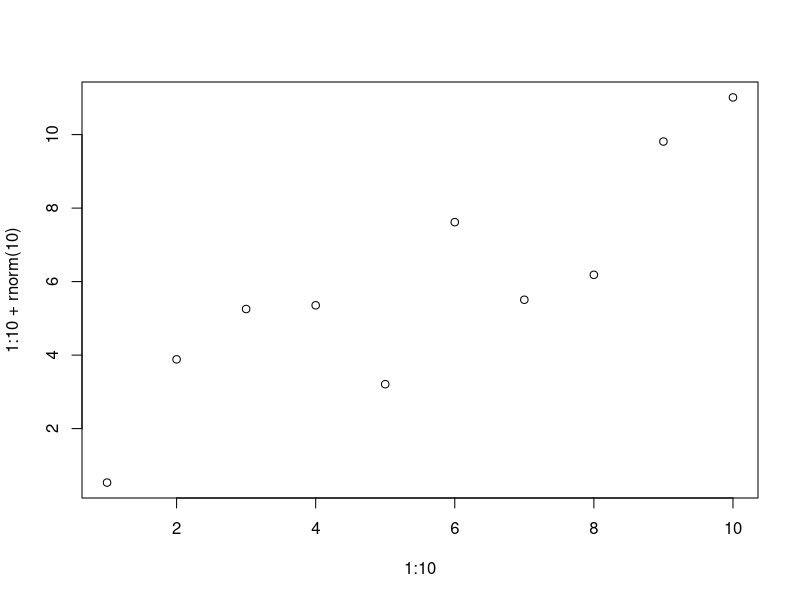

Write R code to recreate this figure.
## ---- chunk 1
options(htmltools.dir.version = FALSE)
## ---- chunk 2
my_function_name <- function(arg1, arg2) {
  # arg1 & arg2 = numeric vectors of identical lengths
  plot(arg1, arg2)
}
## ---- chunk 3
plot(1:10, 1:10 + rnorm(10))
